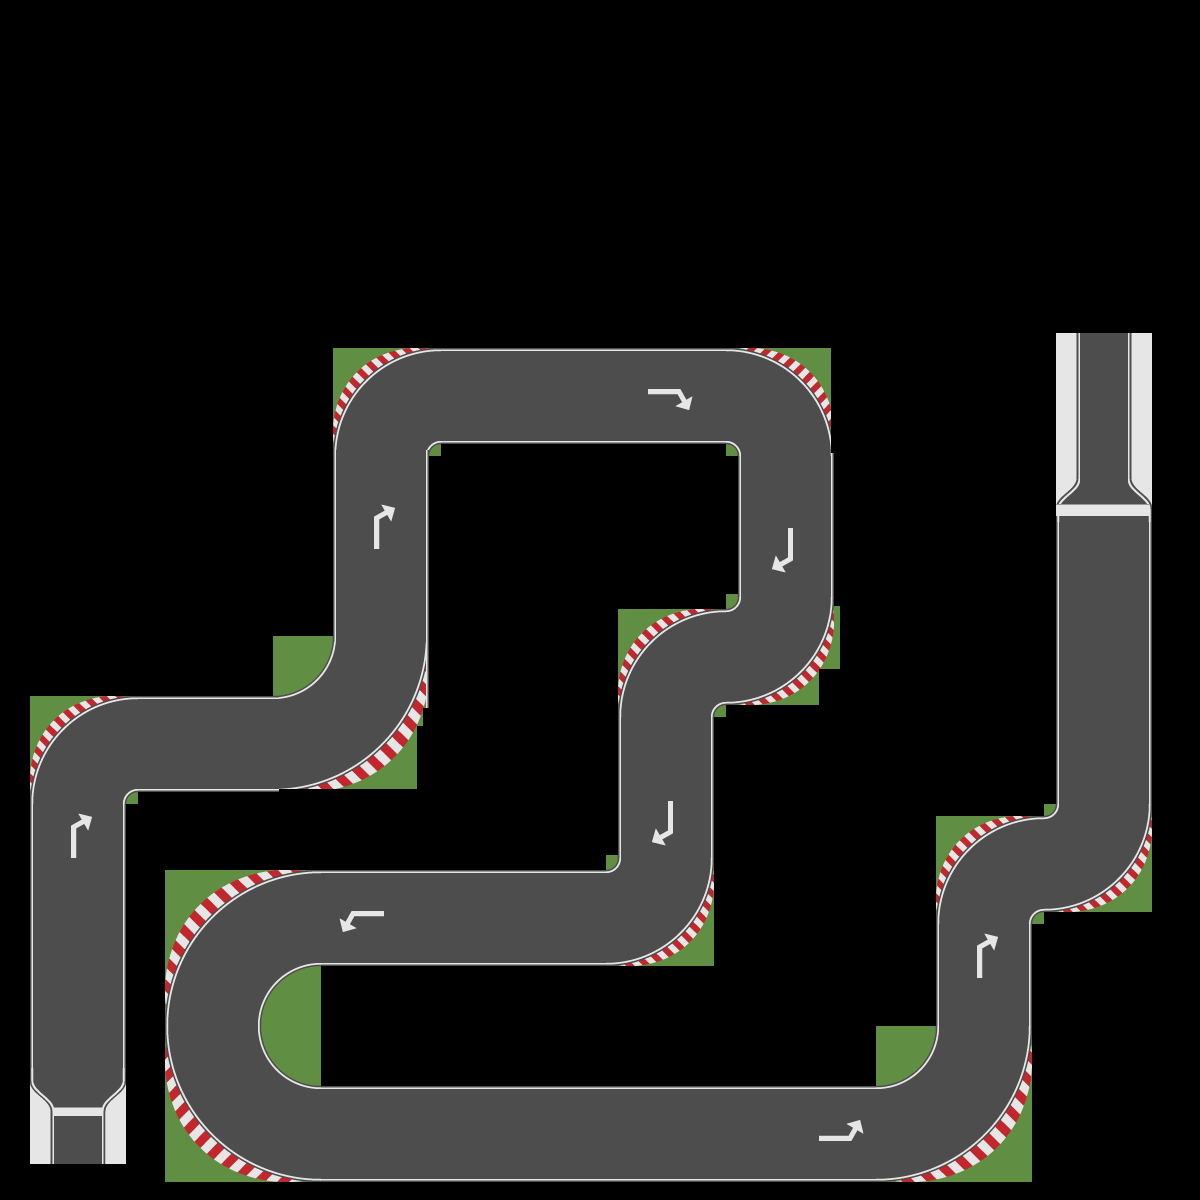

This is a level from a 2D game, rendered from its Tiled map with the project's own tilesets. A one-line summary and the map file follow, with tile-layer data summarised:
An orthogonal 400x400 tile map with 3x3 px tiles, 1 tile layer (Tile Layer 1) and 5 objects (Finish).

<map version="1.0" tiledversion="1.0.2" orientation="orthogonal" renderorder="right-down" width="400" height="400" tilewidth="3" tileheight="3" nextobjectid="36">
 <tileset firstgid="1" source="track.tsx" />
 <layer name="Tile Layer 1" width="400" height="400">
  <data>[160000 cells, 49313 non-empty, 23129 distinct tile ids]</data>
 </layer>
 <objectgroup name="Out">
  <object id="25" name="Finish" x="1054.17" y="502" width="96.3333" height="16" />
  <object id="27" x="30" y="1162.5">
   <polyline points="0,0 -1,-400 2.5,-414 15,-435 30.5,-451 54,-463 77.5,-468.5 96.5,-467.5 246.5,-468 262.5,-471 280,-481.5 293,-497.5 302.5,-519.5 302.5,-558.5 301,-744 306,-759.5 320.5,-788 338.5,-803 361.5,-812.5 390,-817 405.5,-815 734,-814.5 747.5,-811.5 759,-806 779,-794.5 797,-768 802,-751 802.5,-732.5 804.5,-685.5 805.5,-548.5 805,-526 799.5,-511 789.5,-492 772.5,-473.5 759,-466.5 746,-460.5 725.5,-456.5 697,-457 689,-455.5 684,-447.5 684.5,-266.5 679.5,-246 664,-222.5 642,-205.5 617.5,-196.5 281.5,-196 269.5,-192.5 257,-184.5 243,-170.5 235,-155.5 231,-135.5 234,-118 244.5,-101 262.5,-85 282.5,-79.5 311,-77 846,-77.5 861.5,-80 877.5,-88 890.5,-99 903.5,-119.5 904.5,-161 903,-278 909,-298.5 922.5,-318.5 949.5,-341 979,-349.5 1017,-349.5 1024,-356 1024,-658.5 1033.5,-670.5 1045,-681.5 1045.5,-828.5" />
  </object>
  <object id="28" x="126" y="1162.5">
   <polyline points="0,0 1,-359.5 2,-365 7.5,-370 202.5,-372.5 214,-372.5 240,-381 267,-400.5 299.5,-451.5 302.5,-469 304,-709.5 311,-716 602,-717 607,-715 610.5,-709 611,-562.5 606.5,-557.5 599,-555 574.5,-555 555,-554 537.5,-547 516.5,-533.5 502,-517.5 494,-498.5 488.5,-478.5 490,-471.5 492.5,-302.5 486.5,-297.5 482.5,-294 463,-294 141.5,-294 124.5,-288.5 110.5,-284 95.5,-276.5 72,-259 48.5,-225.5 38.5,-197 31,-167.5 26.5,-118.5 39,-70 53,-36.5 73.5,-12.5 102,9 139.5,19.5 179.5,20 799.5,21 825.5,15 868,-7.5 891,-42 901,-63.5 907,-91 906,-242 909,-246 916,-250.5 934.5,-250 961,-250.5 984,-259.5 1005.5,-275.5 1018,-292.5 1027.5,-318.5 1028,-337.5 1025.5,-660 1022,-666 1007.5,-680.5 1007,-828" />
  </object>
  <object id="33" x="101.5" y="1162">
   <polyline points="0,0 1.5,-56 4,-63 15.5,-73 21.5,-77.5" />
  </object>
  <object id="35" x="53.5" y="1162.5">
   <polyline points="0,0 -1,-56.5 -6,-63 -20.5,-76.5 -23,-77.5" />
  </object>
 </objectgroup>
</map>
